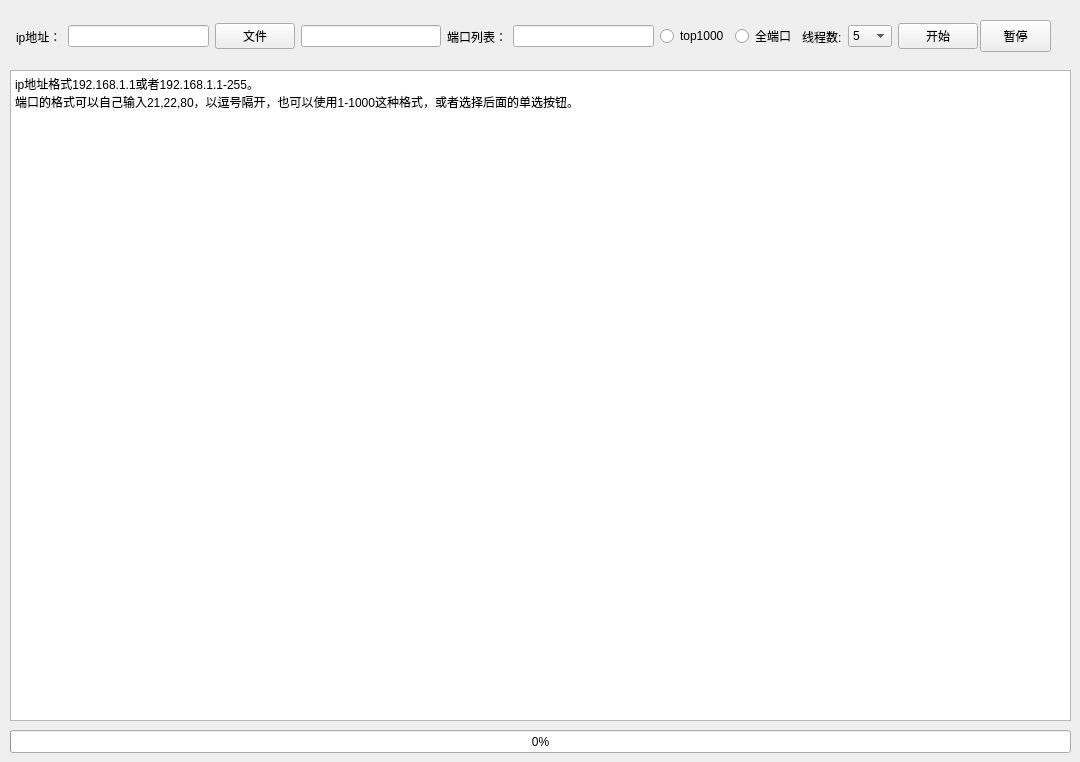
    <widget class="QWidget" name="tab_5">
     <attribute name="title">
      <string>端口扫描</string>
     </attribute>
     <widget class="QPlainTextEdit" name="plainTextEdit_portscan_result">
      <property name="geometry">
       <rect>
        <x>10</x>
        <y>70</y>
        <width>1061</width>
        <height>651</height>
       </rect>
      </property>
      <property name="readOnly">
       <bool>true</bool>
      </property>
      <property name="plainText">
       <string>ip地址格式192.168.1.1或者192.168.1.1-255。
端口的格式可以自己输入21,22,80，以逗号隔开，也可以使用1-1000这种格式，或者选择后面的单选按钮。</string>
      </property>
     </widget>
     <widget class="QProgressBar" name="progressBar_portscan_progress">
      <property name="geometry">
       <rect>
        <x>10</x>
        <y>730</y>
        <width>1061</width>
        <height>23</height>
       </rect>
      </property>
      <property name="value">
       <number>0</number>
      </property>
     </widget>
     <widget class="QWidget" name="layoutWidget">
      <property name="geometry">
       <rect>
        <x>16</x>
        <y>20</y>
        <width>962</width>
        <height>33</height>
       </rect>
      </property>
      <layout class="QHBoxLayout" name="horizontalLayout_2">
       <item>
        <widget class="QLabel" name="label_4">
         <property name="text">
          <string>ip地址：</string>
         </property>
        </widget>
       </item>
       <item>
        <widget class="QLineEdit" name="lineEdit_portscan_ip"/>
       </item>
       <item>
        <widget class="QPushButton" name="pushButton_portscan_selectfile">
         <property name="text">
          <string>文件</string>
         </property>
        </widget>
       </item>
       <item>
        <widget class="QLineEdit" name="lineEdit_portscan_file"/>
       </item>
       <item>
        <widget class="QLabel" name="label_5">
         <property name="text">
          <string>端口列表：</string>
         </property>
        </widget>
       </item>
       <item>
        <widget class="QLineEdit" name="lineEdit_portscan_port"/>
       </item>
       <item>
        <widget class="QRadioButton" name="radioButton_portscan_radio1000">
         <property name="text">
          <string>top1000</string>
         </property>
        </widget>
       </item>
       <item>
        <widget class="QRadioButton" name="radioButton_portscan_radioall">
         <property name="text">
          <string>全端口</string>
         </property>
        </widget>
       </item>
       <item>
        <widget class="QLabel" name="label_24">
         <property name="text">
          <string>线程数:</string>
         </property>
        </widget>
       </item>
       <item>
        <widget class="QComboBox" name="comboBox_portscan_thread">
         <item>
          <property name="text">
           <string>5</string>
          </property>
         </item>
         <item>
          <property name="text">
           <string>10</string>
          </property>
         </item>
         <item>
          <property name="text">
           <string>20</string>
          </property>
         </item>
         <item>
          <property name="text">
           <string>35</string>
          </property>
         </item>
        </widget>
       </item>
       <item>
        <widget class="QPushButton" name="pushButton_portscan_start">
         <property name="text">
          <string>开始</string>
         </property>
        </widget>
       </item>
      </layout>
     </widget>
     <widget class="QPushButton" name="pushButton_portscan_stop">
      <property name="geometry">
       <rect>
        <x>980</x>
        <y>20</y>
        <width>71</width>
        <height>32</height>
       </rect>
      </property>
      <property name="text">
       <string>暂停</string>
      </property>
     </widget>
    </widget>
